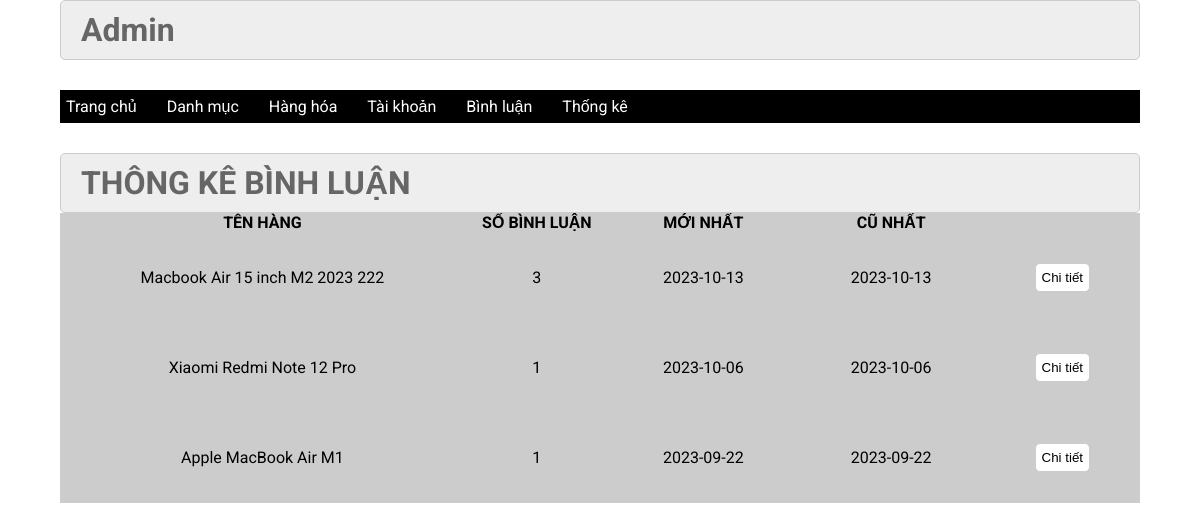
Screenshot of /admin/index.php?act=thong_ke_binh_luan with the database file from the repository.
### tables this page shows
CREATE TABLE `sanpham` (
  `id` int(11) NOT NULL,
  `name` varchar(255) NOT NULL,
  `price` double(10,2) NOT NULL DEFAULT 0.00,
  `img` varchar(255) NOT NULL,
  `mota` text NOT NULL,
  `luotxem` int(11) NOT NULL DEFAULT 0,
  `iddm` int(11) NOT NULL
);

### model/pdo.php (called while the page is built, shortened)
<?php
function pdo_get_connection(){
    $servername = "localhost";
    $username = "root";
    $password = "";
    try {
        $conn = new PDO("mysql:host=$servername;dbname=duanmau", $username, $password);
        $conn->setAttribute(PDO::ATTR_ERRMODE, PDO::ERRMODE_EXCEPTION);
        return $conn;
    } catch(PDOException $e) {
        echo "Connection failed: " . $e->getMessage();
    }
}
function pdo_query($sql){
    $sql_args=array_slice(func_get_args(),1);
    try{
        $conn=pdo_get_connection();
        $stmt=$conn->prepare($sql);
        $stmt->execute($sql_args);
        $rows=$stmt->fetchAll();
        return $rows;
    }
    catch(PDOException $e){
        throw $e;
    }
    finally{
        unset($conn);
    }
}
?>

### model/binh_luan.php (called while the page is built, shortened)
<?php
function thong_ke_binh_luan(){
    $sql="SELECT sanpham.id, sanpham.name, COUNT(*) sl_binhluan ,
    MIN(binhluan.ngaybinhluan)cu_nhat,
    MAX(binhluan.ngaybinhluan)moi_nhat
    FROM binhluan JOIN sanpham on binhluan.idpro=sanpham.id
    GROUP BY sanpham.id, sanpham.name HAVING sl_binhluan > 0
    ORDER BY moi_nhat desc";
    $kq=pdo_query($sql);
    return $kq;
}

### admin/binhluan/thong_ke_binh_luan.php (the view)
<div class="row2">
    <div class="row2 font_title">
        <h1>THÔNG KÊ BÌNH LUẬN</h1>
    </div>
    <div class="row2 form_content ">
        <form action="#" method="POST">
            <div class="row2 mb10 formds_loai">
                <table>
                    <tr>
                        <th>TÊN HÀNG</th>
                        <th>SỐ BÌNH LUẬN</th>
                        <th>MỚI NHẤT</th>
                        <th>CŨ NHẤT</th>
                        <th></th>
                    </tr>
                    <?php foreach ($thong_ke_binh_luan as $values) : extract($values)?>
                        <tr>
                            <td><?= $name ?></td>
                            <td><?= $sl_binhluan ?></td>
                            <td><?= $moi_nhat ?></td>
                            <td><?= $cu_nhat ?></td>
                            <td><a href="index.php?act=chi_tiet_binh_luan&id_sp=<?= $id ?>" ><input type="button" value="Chi tiết"></a>
                            </td>
                        </tr>
                    <?php endforeach ?>
                </table>
            </div>
        </form>
    </div>
</div>

### css/css.css (style rules this page uses)
:root { --white-color:#fff; --black-color:#000; --text-color:#333; }
* { margin:0; padding:0; box-sizing:border-box; }
a { text-decoration: none; }
body { font-family:'Roboto', sans-serif; }
.row2 { float:left; width:100%; }
.mb10 { margin-bottom:10px; }
form { text-align:center; }
.form_account input[type="reset"], .form_account input[type="submit"], .form_content input[type="submit"], .form_content input[type="reset"], .form_content input[type="button"] { padding:6px; background:white; border:1px solid #CCC; border-radius:5px; }
.font_title { background-color:#EEE; border:1px #CCC solid; color:#666; border-radius:5px; padding:10px 20px; }
.formds_loai table { width:100%; border-collapse:collapse; background-color:#ccc; padding:20px; }
.formds_loai table td { padding:10px 20px; border:1px #ccc solid; padding:30px; }

### rows the page displays
sanpham: name "Macbook Air 15 inch M2 2023 222", sl_binhluan "3", moi_nhat "2023-10-13", cu_nhat "2023-10-13"
sanpham: name "Xiaomi Redmi Note 12 Pro", sl_binhluan "1", moi_nhat "2023-10-06", cu_nhat "2023-10-06"
sanpham: name "Apple MacBook Air M1", sl_binhluan "1", moi_nhat "2023-09-22", cu_nhat "2023-09-22"
